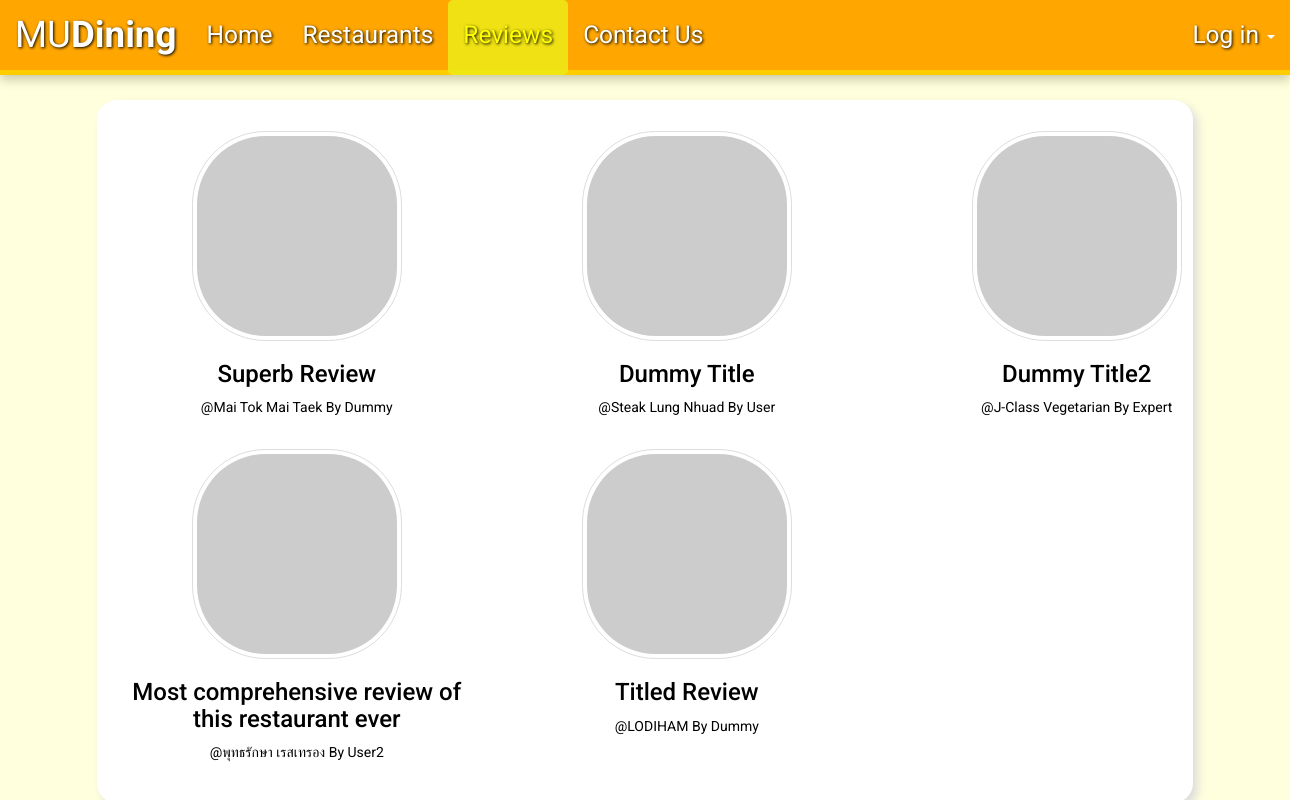
Screenshot of /reviews.php with the database file from the repository.
### tables this page shows
CREATE TABLE `review` (
  `ReviewID` int(11) NOT NULL,
  `UserID` int(11) NOT NULL,
  `RestaurantID` int(11) NOT NULL,
  `ReviewDate` date NOT NULL,
  `Title` varchar(64) NOT NULL,
  `Content` mediumtext NOT NULL
);

CREATE TABLE `restaurant` (
  `RestaurantID` int(11) NOT NULL,
  `Name` varchar(255) NOT NULL,
  `MinPrice` int(11) NOT NULL,
  `MaxPrice` int(11) DEFAULT NULL,
  `Location` varchar(255) NOT NULL,
  `Type` varchar(255) NOT NULL,
  `OpenTime` double NOT NULL,
  `CloseTime` double NOT NULL,
  `Promotion` varchar(255) DEFAULT NULL
);

CREATE TABLE `user` (
  `UserID` int(11) NOT NULL,
  `Username` varchar(255) NOT NULL,
  `Password` varchar(255) NOT NULL,
  `FirstName` varchar(255) DEFAULT NULL,
  `LastName` varchar(255) DEFAULT NULL,
  `Nickname` varchar(255) DEFAULT NULL,
  `Gender` char(1) DEFAULT NULL,
  `Email` varchar(255) DEFAULT NULL,
  `FoodPreferences` varchar(255) DEFAULT NULL
);

### reviews.php (the view, shortened to what this page needs)
<html>
<head>
</head>
<body>
  <?php include_once("navbar.php"); ?>
  <link rel="stylesheet" type="text/css" href="assets/css/reviews.css" />
  <div id="wrapper" class="container" style="width:85%;">
  <div class="container">
    <div class="row stylish-panel">
      <?php
        include_once("dbconnect.php");
        $con->query("CREATE TABLE IF NOT EXISTS review (
          ReviewID int NOT NULL AUTO_INCREMENT PRIMARY KEY,
          UserID int NOT NULL,
          RestaurantID int NOT NULL,
          ReviewDate date NOT NULL,
          Title varchar(64) NOT NULL,
          Content text NOT NULL,
          `timestamp` timestamp NOT NULL DEFAULT CURRENT_TIMESTAMP ON UPDATE CURRENT_TIMESTAMP
          );
        ");
        $result = mysqli_query($con, "SELECT * FROM review");
        $count = 0;
        while ($row = mysqli_fetch_array($result)) {
          if ($count == 0 || ($count > 1 && $count % 3 == 0))
            echo "<div class=\"row\">";
          echo "<div class=\"col-md-4 col-xs-4\">";
          echo "<a style='text-decoration:none;color:black;' href='view-review.php?id=" . $row["ReviewID"] . "'>";
          echo "<div>";
          $url = "http://lorempixel.com/200/200/abstract/" . $row['ReviewID']%11;
          echo "<img src=" . $url . '/ class="img-thumbnail">';
          $revtitle = $row['Title'];
          echo "<h3>" . $revtitle . "</h3>";
          $resname = mysqli_fetch_assoc(mysqli_query($con, "SELECT Name FROM restaurant WHERE restaurant.RestaurantID = " . $row['RestaurantID'] . " LIMIT 1"))['Name'];
          $name = mysqli_fetch_assoc(mysqli_query($con, "SELECT Username FROM user WHERE user.UserID = " . $row['UserID'] . " LIMIT 1"))['Username'];
          echo "<p>@" . $resname . " By " . $name . "</p>";
          echo "</div>";
          echo "</a>";
          echo "</div>";
          if (++$count % 3 == 0)
            echo "</div>";
        }
      ?>
    </div>
  </div>
</body>
</html>

### assets/css/reviews.css (style rules this page uses)
h3 { word-wrap:break-word; }
.stylish-panel { text-align: center; width: 100%; }
.stylish-panel>.row>div>a>div { padding: 10px; border: 1px solid transparent; border-radius: 4px; transition: 0.2s; }
.stylish-panel>div img { border-radius: 35%; }

### assets/css/login-panel.css (style rules this page uses)
.navbar-nav>li>a, .navbar-brand { padding-top: 25px !important; padding-bottom: 0 !important; height: 75px !important; max-height: 75px !important; }
.navbar-default .navbar-nav>li>a { color: #fff; text-decoration: none; text-shadow: 1px 1px 3px #000; }

### assets/css/style.css (style rules this page uses)
body { font-family: 'Roboto', sans-serif; background-color: #ffffdd; margin: 0; padding: 0; }
.container { opacity: 0; transition: opacity 1s; }
.container-loaded { opacity: 1; }
#wrapper { margin: 100px auto auto auto; width: 55%; padding: 20px; background-color: #ffffff; border-radius: 20px; box-shadow: 5px 5px 10px #ddd; }

### rows the page displays
review: Title "Superb Review", RestaurantID.Name "Mai Tok Mai Taek", UserID.Username "Dummy"
review: Title "Dummy Title", RestaurantID.Name "Steak Lung Nhuad", UserID.Username "User"
review: Title "Dummy Title2", RestaurantID.Name "J-Class Vegetarian", UserID.Username "Expert"
review: Title "Most comprehensive review of this restaurant ever", RestaurantID.Name "พุทธรักษา เรสเทรอง", UserID.Username "User2"
review: Title "Titled Review", RestaurantID.Name "LODIHAM", UserID.Username "Dummy"
